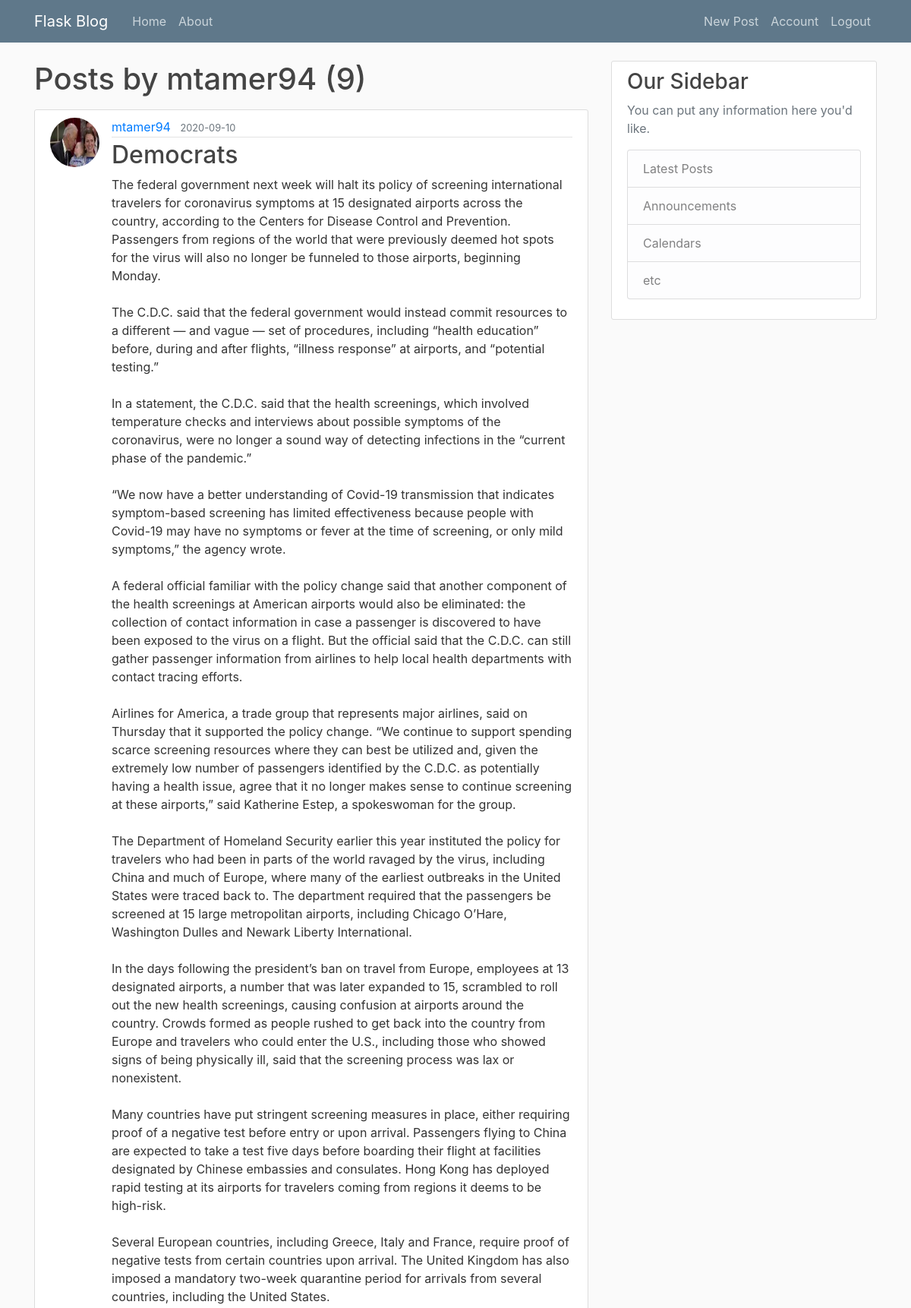
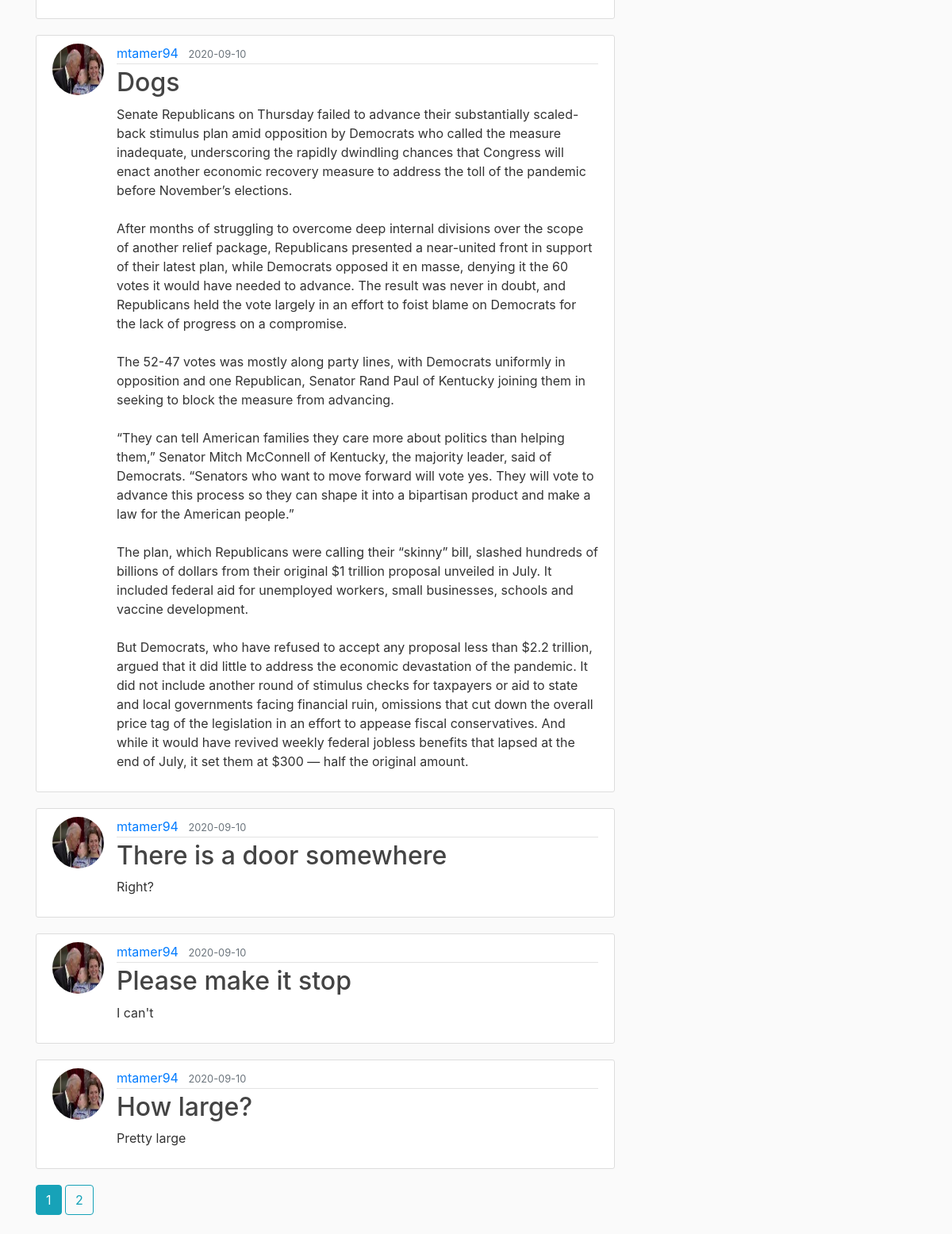
Screenshot of /user/mtamer94 (signed in) with the database file from the repository (2 pictures, top to bottom).
### flaskblog/models.py (models this page shows, shortened)
class User(db.Model, UserMixin):
    id = db.Column(db.Integer, primary_key=True) # this will be our unique ID
    username = db.Column(db.String(20), unique=True, nullable=False)
    email = db.Column(db.String(120), unique=True, nullable=False)
    image_file = db.Column(db.String(20), nullable=False, default='default.jpg') # image will be hashed into 20 characters
    password = db.Column(db.String(60), nullable=False) # password will be hashed into 60 characters
    posts = db.relationship('Post', backref='author', lazy=True)

class Post(db.Model):
    id = db.Column(db.Integer, primary_key=True) # this will be our unique ID
    title = db.Column(db.String(100), nullable=False)
    date_posted = db.Column(db.DateTime, nullable=False, default=datetime.utcnow)
    content = db.Column(db.Text, nullable=False)
    user_id = db.Column(db.Integer, db.ForeignKey('user.id'), nullable=False) # ID of user who authored post

### flaskblog/users/routes.py (the view)
@users.route("/user/<string:username>")
def user_posts(username):
    page = request.args.get('page', 1, type=int)
    user = User.query.filter_by(username=username).first_or_404()
    posts = Post.query.filter_by(author=user)\
        .order_by(Post.date_posted.desc())\
        .paginate(page=page, per_page=5)
    return render_template('user_posts.html', posts=posts, user=user)

### flaskblog/models.py (called while the page is built)
@login_manager.user_loader
def load_user(user_id):
    return User.query.get(int(user_id))

### flaskblog/templates/user_posts.html
{% extends "layout.html" %}
{% block content %}
    <h1 class="mb-3">Posts by {{ user.username }} ({{ posts.total }})</h1>
    {% for post in posts.items %}
        <article class="media content-section">
          <img class="rounded-circle article-img" src="{{ url_for('static', filename='profile_pics/' + post.author.image_file) }}">
          <div class="media-body">
            <div class="article-metadata">
              <a class="mr-2" href="{{ url_for('users.user_posts', username=post.author.username) }}">{{ post.author.username }}</a>
              <small class="text-muted">{{ post.date_posted.strftime('%Y-%m-%d') }}</small>
            </div>
            <h2><a class="article-title" href="{{ url_for('posts.post', post_id=post.id) }}">{{ post.title }}</a></h2>
            <p class="article-content">{{ post.content }}</p>
          </div>
        </article>
    {% endfor %}
    {% for page_num in posts.iter_pages(left_edge=1, right_edge=1, left_current=1, right_current=2) %}
      {% if page_num %}
        {% if posts.page == page_num %}
          <a class="btn btn-info mb-4" href="{{ url_for('users.user_posts', username=user.username, page=page_num) }}">{{ page_num }}</a>
        {% else %}
          <a class="btn btn-outline-info mb-4" href="{{ url_for('users.user_posts', username=user.username, page=page_num) }}">{{ page_num }}</a>
        {% endif %}
      {% else %}
        ...
      {% endif %}
    {% endfor %}
{% endblock content %}

### flaskblog/static/main.css (style rules this page uses)
body { background: #fafafa; color: #333333; margin-top: 5rem; }
h1, h2, h3, h4, h5, h6 { color: #444444; }
.content-section { background: #ffffff; padding: 10px 20px; border: 1px solid #dddddd; border-radius: 3px; margin-bottom: 20px; }
.article-title { color: #444444; }
.article-content { white-space: pre-line; }
.article-img { height: 65px; width: 65px; margin-right: 16px; }
.article-metadata { padding-bottom: 1px; margin-bottom: 4px; border-bottom: 1px solid #e3e3e3 }

### rows the page displays
User: username "mtamer94"
Post: image_file (placeholder picture), author.username "mtamer94", date_posted "2020-09-10", title "Democrats", content "The federal government next week will halt its policy of screening international travelers for coronavirus symptoms at 15 designated airports across the country, according to the Centers for Disease Control and Prevention. Passengers from regions of the world that were previously deemed hot spots for the virus will also no longer be funneled to those airports, beginning Monday. The C.D.C. said that the federal government would instead commit resources to a different — and vague — set of procedures, including “health education” before, during and after flights, “illness response” at airports, and “potential testing.” In a statement, the C.D.C. said that the health screenings, which involved…"
Post: image_file (placeholder picture), author.username "mtamer94", date_posted "2020-09-10", title "Dogs", content "Senate Republicans on Thursday failed to advance their substantially scaled-back stimulus plan amid opposition by Democrats who called the measure inadequate, underscoring the rapidly dwindling chances that Congress will enact another economic recovery measure to address the toll of the pandemic before November’s elections. After months of struggling to overcome deep internal divisions over the scope of another relief package, Republicans presented a near-united front in support of their latest plan, while Democrats opposed it en masse, denying it the 60 votes it would have needed to advance. The result was never in doubt, and Republicans held the vote largely in an effort to foist blame on…"
Post: image_file (placeholder picture), author.username "mtamer94", date_posted "2020-09-10", title "There is a door somewhere", content "Right?"
Post: image_file (placeholder picture), author.username "mtamer94", date_posted "2020-09-10", title "Please make it stop", content "I can't"
Post: image_file (placeholder picture), author.username "mtamer94", date_posted "2020-09-10", title "How large?", content "Pretty large"

### other values shown
{{ posts.total }} "9"
{{ page_num }} "1"
{{ page_num }} "2"
